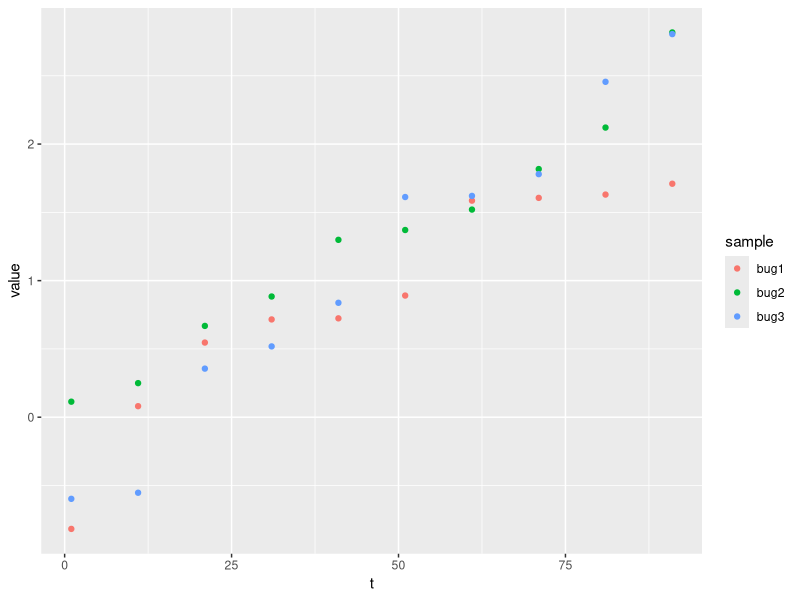

Recreate this plot in R.
library(ggplot2)
library(tidyr)

nt <- 10
set.seed(12345)
dat <- data.frame(
  t=seq(1, 100, 10),
  bug1=sort(rnorm(n=nt, 1)),
  bug2=sort(rnorm(n=nt, 1)),
  bug3=sort(rnorm(n=nt, 1))
)

tdat <- dat %>% gather(sample, value, -t)
ggplot(tdat, aes(x=t, y=value, color=sample)) + geom_point() 

